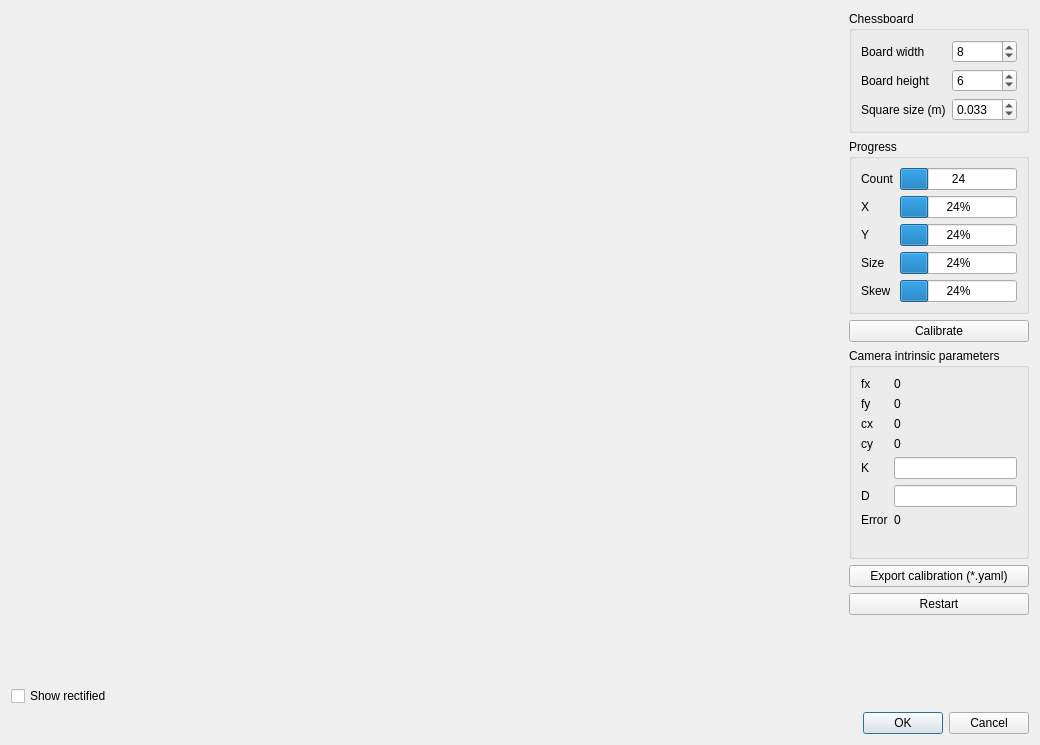
<?xml version="1.0" encoding="UTF-8"?>
<ui version="4.0">
 <class>calibrationDialog</class>
 <widget class="QDialog" name="calibrationDialog">
  <property name="geometry">
   <rect>
    <x>0</x>
    <y>0</y>
    <width>1040</width>
    <height>745</height>
   </rect>
  </property>
  <property name="windowTitle">
   <string>Dialog</string>
  </property>
  <layout class="QVBoxLayout" name="verticalLayout_3">
   <item>
    <layout class="QHBoxLayout" name="horizontalLayout_2" stretch="1,0">
     <item>
      <layout class="QVBoxLayout" name="verticalLayout_2" stretch="1,0">
       <item>
        <widget class="UImageView" name="image_view" native="true"/>
       </item>
       <item>
        <widget class="QCheckBox" name="checkBox_rectified">
         <property name="text">
          <string>Show rectified</string>
         </property>
        </widget>
       </item>
      </layout>
     </item>
     <item>
      <layout class="QVBoxLayout" name="verticalLayout">
       <item>
        <widget class="QGroupBox" name="groupBox">
         <property name="title">
          <string>Chessboard</string>
         </property>
         <layout class="QFormLayout" name="formLayout_3">
          <item row="0" column="0">
           <widget class="QLabel" name="label_12">
            <property name="toolTip">
             <string>Number of inner squares on the board</string>
            </property>
            <property name="text">
             <string>Board width</string>
            </property>
           </widget>
          </item>
          <item row="0" column="1">
           <widget class="QSpinBox" name="spinBox_boardWidth">
            <property name="minimum">
             <number>2</number>
            </property>
            <property name="value">
             <number>8</number>
            </property>
           </widget>
          </item>
          <item row="1" column="0">
           <widget class="QLabel" name="label_15">
            <property name="toolTip">
             <string>Number of inner squares on the board</string>
            </property>
            <property name="text">
             <string>Board height</string>
            </property>
           </widget>
          </item>
          <item row="1" column="1">
           <widget class="QSpinBox" name="spinBox_boardHeight">
            <property name="minimum">
             <number>2</number>
            </property>
            <property name="value">
             <number>6</number>
            </property>
           </widget>
          </item>
          <item row="2" column="0">
           <widget class="QLabel" name="label_16">
            <property name="text">
             <string>Square size (m)</string>
            </property>
           </widget>
          </item>
          <item row="2" column="1">
           <widget class="QDoubleSpinBox" name="doubleSpinBox_squareSize">
            <property name="decimals">
             <number>3</number>
            </property>
            <property name="maximum">
             <double>1.000000000000000</double>
            </property>
            <property name="value">
             <double>0.033000000000000</double>
            </property>
           </widget>
          </item>
         </layout>
        </widget>
       </item>
       <item>
        <widget class="QGroupBox" name="groupBox_2">
         <property name="title">
          <string>Progress</string>
         </property>
         <layout class="QFormLayout" name="formLayout">
          <item row="0" column="0">
           <widget class="QLabel" name="label_5">
            <property name="text">
             <string>Count</string>
            </property>
           </widget>
          </item>
          <item row="0" column="1">
           <widget class="QProgressBar" name="progressBar_count">
            <property name="value">
             <number>24</number>
            </property>
            <property name="format">
             <string>%p</string>
            </property>
           </widget>
          </item>
          <item row="1" column="0">
           <widget class="QLabel" name="label">
            <property name="text">
             <string>X</string>
            </property>
           </widget>
          </item>
          <item row="1" column="1">
           <widget class="QProgressBar" name="progressBar_x">
            <property name="value">
             <number>24</number>
            </property>
            <property name="format">
             <string>%p%</string>
            </property>
           </widget>
          </item>
          <item row="2" column="0">
           <widget class="QLabel" name="label_2">
            <property name="text">
             <string>Y</string>
            </property>
           </widget>
          </item>
          <item row="2" column="1">
           <widget class="QProgressBar" name="progressBar_y">
            <property name="value">
             <number>24</number>
            </property>
           </widget>
          </item>
          <item row="3" column="0">
           <widget class="QLabel" name="label_3">
            <property name="text">
             <string>Size</string>
            </property>
           </widget>
          </item>
          <item row="3" column="1">
           <widget class="QProgressBar" name="progressBar_size">
            <property name="value">
             <number>24</number>
            </property>
           </widget>
          </item>
          <item row="4" column="0">
           <widget class="QLabel" name="label_4">
            <property name="text">
             <string>Skew</string>
            </property>
           </widget>
          </item>
          <item row="4" column="1">
           <widget class="QProgressBar" name="progressBar_skew">
            <property name="value">
             <number>24</number>
            </property>
           </widget>
          </item>
         </layout>
        </widget>
       </item>
       <item>
        <widget class="QPushButton" name="pushButton_calibrate">
         <property name="text">
          <string>Calibrate</string>
         </property>
        </widget>
       </item>
       <item>
        <widget class="QGroupBox" name="groupBox_3">
         <property name="title">
          <string>Camera intrinsic parameters</string>
         </property>
         <layout class="QFormLayout" name="formLayout_2">
          <property name="fieldGrowthPolicy">
           <enum>QFormLayout::AllNonFixedFieldsGrow</enum>
          </property>
          <item row="0" column="0">
           <widget class="QLabel" name="label_8">
            <property name="text">
             <string>fx</string>
            </property>
           </widget>
          </item>
          <item row="0" column="1">
           <widget class="QLabel" name="label_fx">
            <property name="text">
             <string>0</string>
            </property>
            <property name="textInteractionFlags">
             <set>Qt::LinksAccessibleByMouse|Qt::TextSelectableByMouse</set>
            </property>
           </widget>
          </item>
          <item row="1" column="0">
           <widget class="QLabel" name="label_9">
            <property name="text">
             <string>fy</string>
            </property>
           </widget>
          </item>
          <item row="1" column="1">
           <widget class="QLabel" name="label_fy">
            <property name="text">
             <string>0</string>
            </property>
            <property name="textInteractionFlags">
             <set>Qt::LinksAccessibleByMouse|Qt::TextSelectableByMouse</set>
            </property>
           </widget>
          </item>
          <item row="2" column="0">
           <widget class="QLabel" name="label_10">
            <property name="text">
             <string>cx</string>
            </property>
           </widget>
          </item>
          <item row="2" column="1">
           <widget class="QLabel" name="label_cx">
            <property name="text">
             <string>0</string>
            </property>
            <property name="textInteractionFlags">
             <set>Qt::LinksAccessibleByMouse|Qt::TextSelectableByMouse</set>
            </property>
           </widget>
          </item>
          <item row="3" column="0">
           <widget class="QLabel" name="label_11">
            <property name="text">
             <string>cy</string>
            </property>
           </widget>
          </item>
          <item row="3" column="1">
           <widget class="QLabel" name="label_cy">
            <property name="text">
             <string>0</string>
            </property>
            <property name="textInteractionFlags">
             <set>Qt::LinksAccessibleByMouse|Qt::TextSelectableByMouse</set>
            </property>
           </widget>
          </item>
          <item row="4" column="0">
           <widget class="QLabel" name="label_6">
            <property name="toolTip">
             <string>Camera matrix</string>
            </property>
            <property name="text">
             <string>K</string>
            </property>
           </widget>
          </item>
          <item row="4" column="1">
           <widget class="QLineEdit" name="lineEdit_K">
            <property name="readOnly">
             <bool>true</bool>
            </property>
           </widget>
          </item>
          <item row="5" column="0">
           <widget class="QLabel" name="label_7">
            <property name="toolTip">
             <string>Distorsion coefficients</string>
            </property>
            <property name="text">
             <string>D</string>
            </property>
           </widget>
          </item>
          <item row="5" column="1">
           <widget class="QLineEdit" name="lineEdit_D">
            <property name="readOnly">
             <bool>true</bool>
            </property>
           </widget>
          </item>
          <item row="6" column="0">
           <widget class="QLabel" name="label_14">
            <property name="toolTip">
             <string>Avg. reproduction error</string>
            </property>
            <property name="text">
             <string>Error</string>
            </property>
           </widget>
          </item>
          <item row="6" column="1">
           <widget class="QLabel" name="label_error">
            <property name="text">
             <string>0</string>
            </property>
           </widget>
          </item>
          <item row="7" column="0" colspan="2">
           <widget class="QLabel" name="label_13">
            <property name="text">
             <string/>
            </property>
           </widget>
          </item>
         </layout>
        </widget>
       </item>
       <item>
        <widget class="QPushButton" name="pushButton_save">
         <property name="text">
          <string>Export calibration (*.yaml)</string>
         </property>
        </widget>
       </item>
       <item>
        <layout class="QHBoxLayout" name="horizontalLayout">
         <item>
          <widget class="QPushButton" name="pushButton_restart">
           <property name="text">
            <string>Restart</string>
           </property>
          </widget>
         </item>
        </layout>
       </item>
       <item>
        <spacer name="verticalSpacer">
         <property name="orientation">
          <enum>Qt::Vertical</enum>
         </property>
         <property name="sizeHint" stdset="0">
          <size>
           <width>20</width>
           <height>40</height>
          </size>
         </property>
        </spacer>
       </item>
      </layout>
     </item>
    </layout>
   </item>
   <item>
    <widget class="QDialogButtonBox" name="buttonBox">
     <property name="standardButtons">
      <set>QDialogButtonBox::Cancel|QDialogButtonBox::Ok</set>
     </property>
    </widget>
   </item>
  </layout>
 </widget>
 <customwidgets>
  <customwidget>
   <class>UImageView</class>
   <extends>QWidget</extends>
   <header>utilite/UImageView.h</header>
   <container>1</container>
  </customwidget>
 </customwidgets>
 <resources/>
 <connections/>
</ui>
